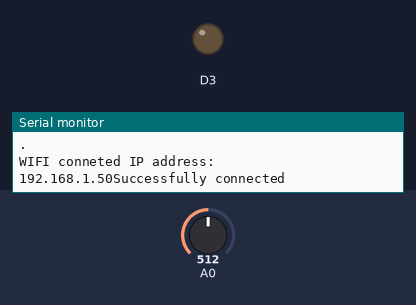
This sketch was run on a simulated ESP8266 (NodeMCU). On the bench: output pins drawn as LEDs (lit = HIGH), the last lines printed to the serial monitor. The inputs (shaded band) are chosen by the test bench; at power-on: A0 = 512. WiFi joins after 1.5 s; servers stay silent unless stated.

Above: at 3.2 s.
3.3 s: A0 set to 306
8.1 s: A0 set to 282
At 11.1 s:
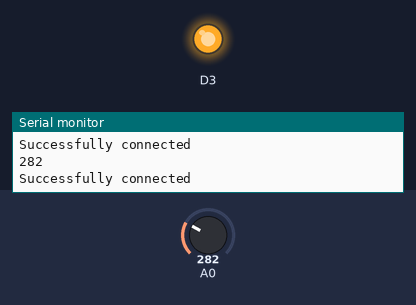
14.4 s: A0 set to 511
17.3 s: A0 set to 122
Timing chart, 0 to 24.3 s (numbered marks = the images above; inputs shaded):
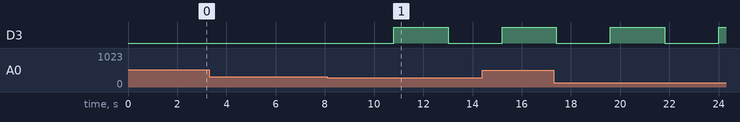

The sketch:

toggle_switch.ino
```cpp
#include <ESP8266WiFi.h>


// the setup function runs once when you press reset or power the board
void setup() {
  // initialize digital pin LED_BUILTIN as an output.

  Serial.begin(115200);
  delay(500);
  pinMode(D3, OUTPUT);
  pinMode(A0, INPUT);
  WiFi.mode(WIFI_STA);
  WiFi.begin("NetComm Wireless 3874","Dozuqehogu");
  while (WiFi.status() != WL_CONNECTED){
    delay(500);
    Serial.println(".");
  }
  Serial.print("WIFI conneted ");
  Serial.print("IP address: ");
  Serial.print(WiFi.localIP());
}

int lastswitch=1, currentswitch;
int LEDstate=0;
int rememberedNum = 310;
WiFiClient client;
// the loop function runs over and over again forever
void loop() {

  int s = analogRead(A0);

  if(client.connect(IPAddress(192,168,20,100), 7000)){
    Serial.println("Successfully connected");
    float d = (float)s;
    client.write((unsigned char *)&d, 4);
    client.stop();
  }
  delay(2000);
  Serial.println(s);
  if(s < rememberedNum-12 && LEDstate == 0){
    digitalWrite(D3, HIGH);
    LEDstate = 1;
  }
  else {
    digitalWrite(D3, LOW);
    LEDstate = 0;
  }

}
```

Measured:
- the behaviour switches between 298 and 297 on A0 (found by bisection; images 0 and 1)
- after the input at 8.1 s, D3: LOW → HIGH after 2.7 s, → LOW 2.2 s later
